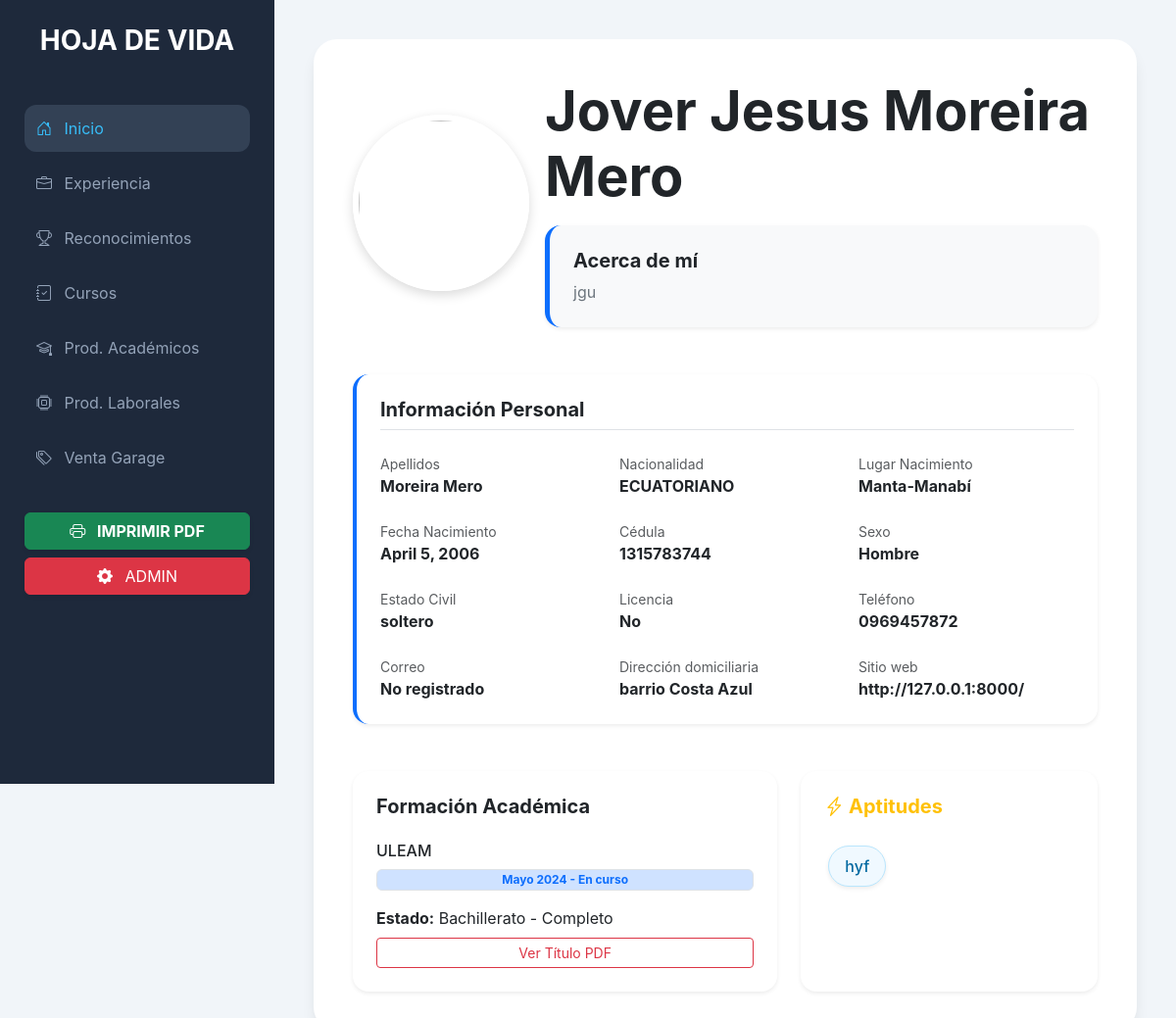
The page / on the database its author committed.
### cv/models.py (models this page shows, shortened)
class DatosPersonales(models.Model):
    foto = CloudinaryField('imagen', folder='perfil/', null=True, blank=True)
    sobre_mi = models.TextField()
    apellidos = models.CharField(max_length=60)
    nombres = models.CharField(max_length=60)
    nacionalidad = models.CharField(max_length=20)
    lugarnacimiento = models.CharField(max_length=60)
    fechanacimiento = models.DateField(validators=[validar_fecha_no_futura])
    numerocedula = models.CharField(max_length=10, unique=True)
    sexo = models.CharField(max_length=1, choices=[('H', 'Hombre'), ('M', 'Mujer')])
    estadocivil = models.CharField(max_length=50)
    licenciaconducir = models.CharField(max_length=6, blank=True)
    telefonofijo = models.CharField(max_length=15)
    direcciondomiciliaria = models.CharField(max_length=100)
    email = models.EmailField(max_length=100, null=True, blank=True)
    sitioweb = models.URLField(max_length=100, blank=True)
    universidad = models.CharField(max_length=100, default="ULEAM")
    periodo_u = models.CharField(max_length=50, default="Mayo 2024 - En curso")
    bachillerato_status = models.CharField(max_length=100, default="Bachillerato - Completo")
    certificado_bachiller_pdf = CloudinaryField('documento', folder='certificados/', resource_type='auto', null=True, blank=True)
    vista_previa_titulo = CloudinaryField('imagen', folder='certificados/previa/', null=True, blank=True)
    aptitudes = models.TextField(help_text="Separa por comas")

### cv/views.py (the view)
# urls.py: path('', home, name='home'),
def home(request):
    perfil = DatosPersonales.objects.first()
    skills = perfil.aptitudes.split(',') if perfil and perfil.aptitudes else []
    context = {
        'p': perfil,
        'skills': skills,
        'experiencias': ExperienciaLaboral.objects.filter(activarparaqueseveaenfront=True),
        'reconocimientos': Reconocimiento.objects.filter(activarparaqueseveaenfront=True),
        'cursos': CursoRealizado.objects.filter(activarparaqueseveaenfront=True),
        'academicos': ProductoAcademico.objects.filter(activarparaqueseveaenfront=True),
        'laborales': ProductoLaboral.objects.filter(activarparaqueseveaenfront=True),
        'garage': VentaGarage.objects.filter(activarparaqueseveaenfront=True),
    }
    return render(request, 'index.html', context)

### cv/templates/index.html (shortened to what this page needs)
{% load static %}
<!DOCTYPE html>
<html lang="es">
<head>
    <link href="https://cdn.jsdelivr.net/npm/bootstrap@5.3.0/dist/css/bootstrap.min.css" rel="stylesheet">
    <link rel="stylesheet" href="https://cdn.jsdelivr.net/npm/bootstrap-icons@1.11.0/font/bootstrap-icons.css">
</head>
<body>
<div class="sidebar no-print">
    <h3 class="text-center mb-5 text-white fw-bold">HOJA DE VIDA</h3>
    <nav>
        <button class="nav-btn btn-active" onclick="show('inicio', this)">
            <i class="bi bi-house-door me-2"></i> Inicio
        </button>
        <button class="nav-btn" onclick="show('exp', this)">
            <i class="bi bi-briefcase me-2"></i> Experiencia
        </button>
        <button class="nav-btn" onclick="show('reco', this)">
            <i class="bi bi-trophy me-2"></i> Reconocimientos
        </button>
        <button class="nav-btn" onclick="show('cur', this)">
            <i class="bi bi-journal-check me-2"></i> Cursos
        </button>
        <button class="nav-btn" onclick="show('paca', this)">
            <i class="bi bi-mortarboard me-2"></i> Prod. Académicos
        </button>
        <button class="nav-btn" onclick="show('plab', this)">
            <i class="bi bi-cpu me-2"></i> Prod. Laborales
        </button>
        <button class="nav-btn" onclick="show('gar', this)">
            <i class="bi bi-tags me-2"></i> Venta Garage
        </button>
        <button class="btn btn-success w-100 mt-4 shadow-sm fw-bold" onclick="window.print()">
            <i class="bi bi-printer me-2"></i> IMPRIMIR PDF
        </button>
        <a href="/admin" class="btn btn-danger w-100 mt-2 shadow-sm">
            <i class="bi bi-gear-fill me-2"></i> ADMIN
        </a>
    </nav>
</div>
<div class="main">
    {% if not p %}
        <div class="alert alert-warning">No hay datos. Ve al admin y crea tu perfil.</div>
    {% else %}
    <div id="inicio" class="section-view active">
        <div class="row align-items-center mb-5">
            <div class="col-md-3 text-center">
                {% if p.foto %}
                    <img src="{{ p.foto.url }}" class="rounded-circle profile-img">
                {% else %}
                    <div class="bg-secondary rounded-circle d-inline-block shadow" style="width: 150px; height: 150px;"></div>
                {% endif %}
            </div>
            <div class="col-md-9">
                <h1 class="fw-bold display-4 mb-2">{{ p.nombres }} {{ p.apellidos }}</h1>
                <div class="p-4 bg-light rounded-4 border-start border-5 border-primary shadow-sm mt-3">
                    <h5 class="fw-bold mb-2">Acerca de mí</h5>
                    <p class="mb-0 text-secondary italic">{{ p.sobre_mi }}</p>
                </div>
            </div>
        </div>
        <div class="card border-0 bg-white shadow-sm p-4 mb-5 rounded-4 border-start border-4 border-primary">
            <h5 class="fw-bold mb-4 text-dark border-bottom pb-2">Información Personal</h5>
            <div class="row row-cols-1 row-cols-md-3 g-4">
                <div class="col">
                    <small class="text-muted d-block">Apellidos</small>
                    <strong>{{ p.apellidos }}</strong>
                </div>
                <div class="col">
                    <small class="text-muted d-block">Nacionalidad</small>
                    <strong>{{ p.nacionalidad }}</strong>
                </div>
                <div class="col">
                    <small class="text-muted d-block">Lugar Nacimiento</small>
                    <strong>{{ p.lugarnacimiento }}</strong>
                </div>
                <div class="col">
                    <small class="text-muted d-block">Fecha Nacimiento</small>
                    <strong>{{ p.fechanacimiento }}</strong>
                </div>
                <div class="col">
                    <small class="text-muted d-block">Cédula</small>
                    <strong>{{ p.numerocedula }}</strong>
                </div>
                <div class="col">
                    <small class="text-muted d-block">Sexo</small>
                    <strong>{{ p.get_sexo_display }}</strong>
                </div>
                <div class="col">
                    <small class="text-muted d-block">Estado Civil</small>
                    <strong>{{ p.estadocivil }}</strong>
                </div>
                <div class="col">
                    <small class="text-muted d-block">Licencia</small>
                    <strong>{{ p.licenciaconducir|default:"No" }}</strong>
                </div>
                <div class="col">
                    <small class="text-muted d-block">Teléfono</small>
                    <strong>{{ p.telefonofijo }}</strong>
                </div>
                <div class="col">
                    <small class="text-muted d-block">Correo</small>
                    <strong>{{ p.email|default:"No registrado" }}</strong>
                </div>
                <div class="col">
                    <small class="text-muted d-block">Dirección domiciliaria</small>
                    <strong>{{ p.direcciondomiciliaria }}</strong>
                </div>
                <div class="col">
                    <small class="text-muted d-block">Sitio web</small>
                    <strong>{{ p.sitioweb|default:"N/A" }}</strong>
                </div>
            </div>
        </div>
        <div class="row g-4">
            <div class="col-md-7">
                <div class="card border-0 shadow-sm p-4 h-100 rounded-4">
                    <h5 class="fw-bold mb-4">Formación Académica</h5>
                    <h6>{{ p.universidad }}</h6>
                    <span class="badge bg-primary-subtle text-primary border px-3 mb-3">{{ p.periodo_u }}</span>
                    <p class="mb-2"><strong>Estado:</strong> {{ p.bachillerato_status }}</p>
                    {% if p.certificado_bachiller_pdf %}
                        <a href="{{ p.certificado_bachiller_pdf.url }}" target="_blank" class="btn btn-sm btn-outline-danger btn-ver-pdf no-print">Ver Título PDF</a>
                    {% endif %}
                </div>
            </div>
            <div class="col-md-5">
                <div class="card border-0 shadow-sm p-4 h-100 rounded-4">
                    <h5 class="fw-bold mb-4 text-warning"><i class="bi bi-lightning-charge"></i> Aptitudes</h5>
                    <div class="d-flex flex-wrap">
                        {% for s in skills %}
                            <span class="badge-skill shadow-sm">{{ s }}</span>
                        {% endfor %}
                    </div>
                </div>
            </div>
        </div>
    </div>
    {% endif %}
</div>
</body>
</html>

### cv/templates/index.html (style rules this page uses)
:root { --sidebar-bg: #1e293b; --accent: #38bdf8; }
body { display: flex; background: #f1f5f9; font-family: 'Inter', sans-serif; min-height: 100vh; }
.sidebar { width: 280px; background: var(--sidebar-bg); height: 100vh; position: fixed; color: white; padding: 25px; z-index: 100; }
.main { margin-left: 280px; width: calc(100% - 280px); padding: 40px; }
.nav-btn { width: 100%; text-align: left; padding: 12px; margin-bottom: 8px; border-radius: 12px; color: #94a3b8; border: none; background: none; cursor: pointer; transition: 0.3s; }
.nav-btn:hover, .btn-active { background: #334155; color: var(--accent); }
.section-view { display: none; background: white; padding: 40px; border-radius: 24px; box-shadow: 0 10px 15px -3px rgba(0,0,0,0.1); }
.active { display: block; animation: fadeIn 0.4s ease-out; }
.profile-img { width: 180px; height: 180px; object-fit: cover; border: 6px solid white; box-shadow: 0 4px 12px rgba(0,0,0,0.15); }
.badge-skill { background: #f0f9ff; color: #0369a1; padding: 8px 16px; border-radius: 50px; margin: 4px; display: inline-block; font-weight: 500; border: 1px solid #bae6fd; }

### rows shown on the page
DatosPersonales: nombres "Jover Jesus", apellidos "Moreira Mero", sobre_mi "jgu", nacionalidad "ECUATORIANO", lugarnacimiento "Manta-Manabí", fechanacimiento "April 5, 2006", numerocedula "1315783744", sexo "Hombre", estadocivil "soltero", licenciaconducir "No", telefonofijo "0969457872", email "No registrado", direcciondomiciliaria "barrio Costa Azul", sitioweb "http://127.0.0.1:8000/", universidad "ULEAM", periodo_u "Mayo 2024 - En curso", bachillerato_status "Bachillerato - Completo", skills "hyf"
